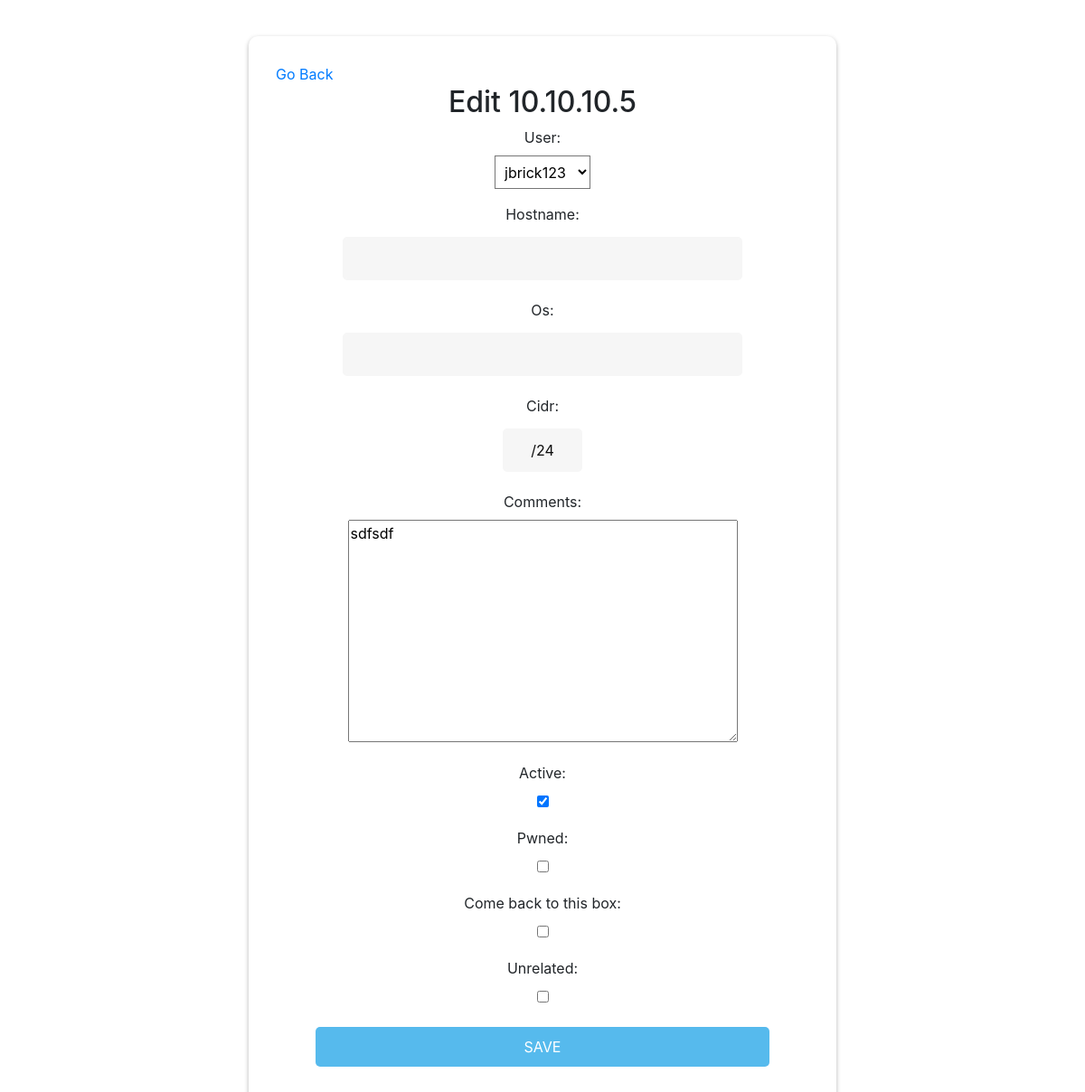
The page /update-box/324 (signed in) on the database as committed earlier.
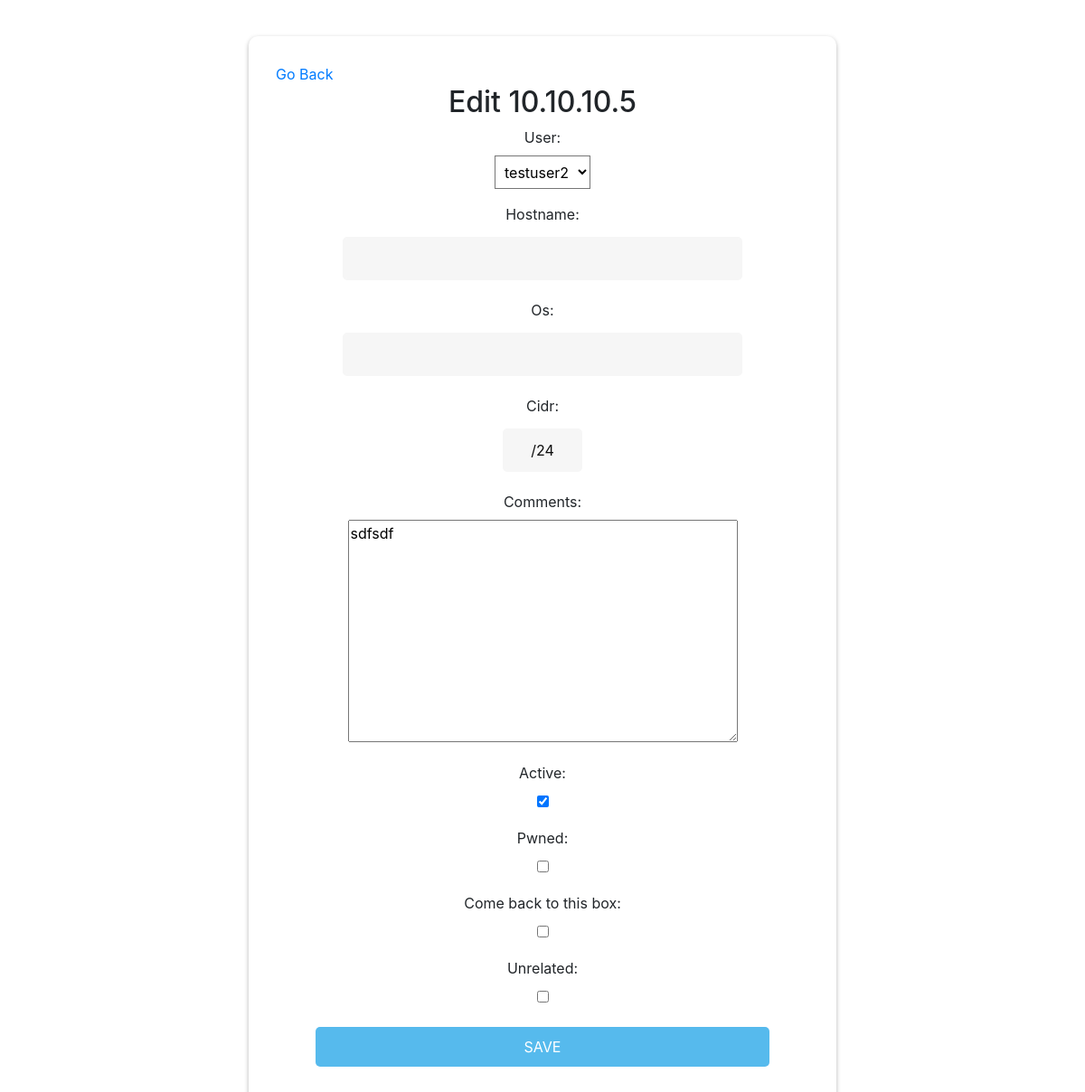
The same page on the database as committed later.
### base/models.py (models this page shows, shortened)
class Box(models.Model):
    __original_ip = None
    __original_hostname = None
    __original_state = None
    user = models.ForeignKey(User, on_delete=models.CASCADE, null=True, blank=True)
    ip = models.GenericIPAddressField(null=False,blank=False)
    hostname = models.CharField(max_length=200, null=True, blank=True)
    state = models.CharField(max_length=200, null=True, blank=True)
    comments = models.TextField(null=True, blank=True)
    active = models.BooleanField(default=False)
    pwned = models.BooleanField(default=False)
    unrelated = models.BooleanField(default=False)
    comeback = models.BooleanField("Come back to this box", default=False)
    os = models.CharField(max_length=200, null=True, blank=True)
    new = models.BooleanField(default=True)
    updated = models.BooleanField(default=False)
    cidr = models.CharField(max_length=200, default="/24",null=True, blank=True)
    orderedip = models.BigIntegerField(null=True, blank=True, default=0)
    def __init__(self, *args, **kwargs):
        super().__init__(*args, **kwargs)
        self.__original_ip = self.ip
        self.__original_hostname = self.hostname
        self.__original_state = self.state
    class Meta:
        ordering = ['orderedip']

### base/views.py (the view)
# urls.py: path('update-box/<int:pk>', BoxUpdate.as_view(), name="box-update"),
class BoxUpdate(LoginRequiredMixin, UpdateView):
    model = Box
    fields = ['user', 'hostname', 'os', 'cidr', 'comments', 'active', 'pwned','comeback','unrelated']
    context_object_name='box_form'
    success_url = reverse_lazy('boxes')
    context_object_name = 'boxes'
    def get_context_data(self, **kwargs):
        context = super().get_context_data(**kwargs)
        context['ip'] = context['boxes'].ip
        return context

### base/templates/base/box_form.html (shortened to what this page needs)
{% extends 'base/main.html' %}
{% block content %}
<div class="wrapper fadeInDown zero-raduis">
  	  <div id="formContent">
        <a href="{% url 'boxes' %}" class="float-left">Go Back</a><br>
        <h2>Edit {{ip}}</h2>
        <form method="POST" action="">
            {{form.as_p}}
            <input type="submit" class="fadeIn fourth zero-raduis" value="SAVE">
        </form>
    </div>
</div>
{% endblock content %}

Rows that differ between the two databases and show on the page:
changed Box "sdfsdf": user "jbrick123" → "testuser2"
